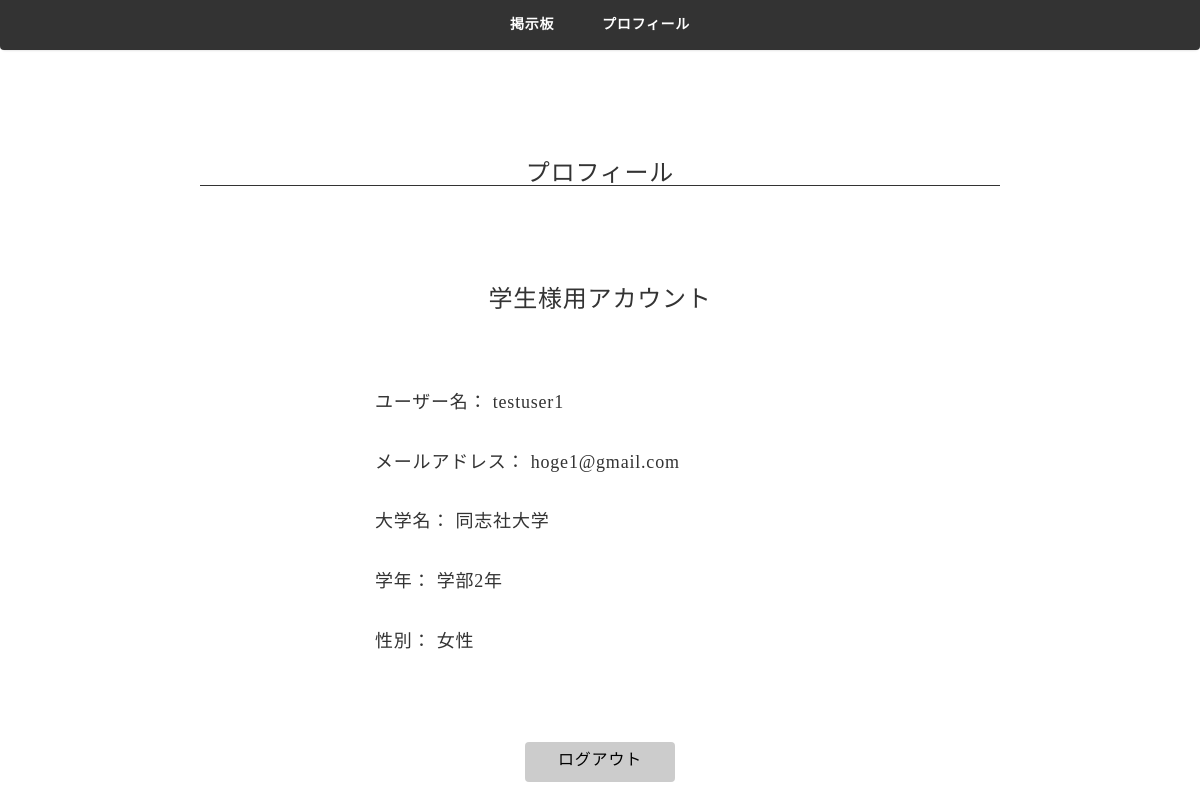
Screenshot of /profile/ (signed in) with the database file from the repository.
### notice_board/models.py (models this page shows, shortened)
class UserProfile(models.Model):
    user = models.OneToOneField(settings.AUTH_USER_MODEL, on_delete=models.CASCADE)
    university = models.ForeignKey('University', on_delete=models.CASCADE)
    mail = models.EmailField(max_length=70)
    grade = models.CharField("学年", max_length=6, choices=GRADE_CHOICES, blank=True)
    gender = models.CharField("性別", max_length=2, choices=GENDER_CHOICES, blank=True)
    is_university = models.BooleanField("大学様用アカウント", default=False)

class University(models.Model):
    name = models.CharField(max_length=200)
    def __str__(self):
        return self.name

### notice_board/views.py (the view)
# urls.py: path('profile/', views.ProfileView, name='profile'),
@login_required
def ProfileView(request):
    profile = UserProfile.objects.get(user=request.user)
    return render(request, 'notice_board/profilepage.html', {'request': request, 'profile': profile})

### notice_board/templates/notice_board/profilepage.html
{% extends "notice_board/base.html" %}
{% load static %}
{% block content %}
<div class="profile-section section">
    <div class="section-title profile-title">
        <h3>プロフィール</h3>
    </div>
    {% if profile.is_university %}
    <h3>大学様用アカウント</h3>
    <div class="section-body profile-body">
        <h4>ユーザー名： {{ profile.user }}</h4>
        <h4>メールアドレス： {{ profile.mail }}</h4>
        <h4>大学名： {{ profile.university }}</h4>
    </div>
    {% else %}
    <h3>学生様用アカウント</h3>
    <div class="section-body profile-body">
        <h4>ユーザー名： {{ profile.user }}</h4>
        <h4>メールアドレス： {{ profile.mail }}</h4>
        <h4>大学名： {{ profile.university }}</h4>
        <h4>学年： {{ profile.get_grade_display }}</h4>
        <h4>性別： {{ profile.get_gender_display }}</h4>
    </div>
    {% endif %}
    <a href="{% url 'logout' %}" class="btn logout-btn">ログアウト</a>
</div>
{% endblock %}

### notice_board/static/css/notice_board.css (style rules this page uses)
body { color: darkslategrey; font-family: "游ゴシック Medium", "Yu Gothic Medium", "游ゴシック体", "YuGothic", "メイリオ", "Meiryo", "ＭＳ Ｐゴシック", "MS PGothic"; font-size: 15px; line-height: 1.8; letter-spacing: .8px; word-break: break-all; color: #333; padding-top: 60px; }
a { text-decoration: none; color: black; }
.section { max-width: 800px; text-align: center; margin : 0 auto; }
.profile-body { width: 450px; margin: 80px auto 0; text-align: left; }
.profile-title h3 { margin: 100 auto; background: linear-gradient(transparent 95%, #333 20%) }
.profile-section h4 { margin: 40 auto; }
.logout-btn { margin: 50 auto; font-size: 16px; text-align: center; display: inline-block; width: 150px; height: 40px; background-color: #ccc; }

### rows the page displays
UserProfile: user "testuser1", mail "hoge1@gmail.com", university "同志社大学", grade "学部2年", gender "女性"
